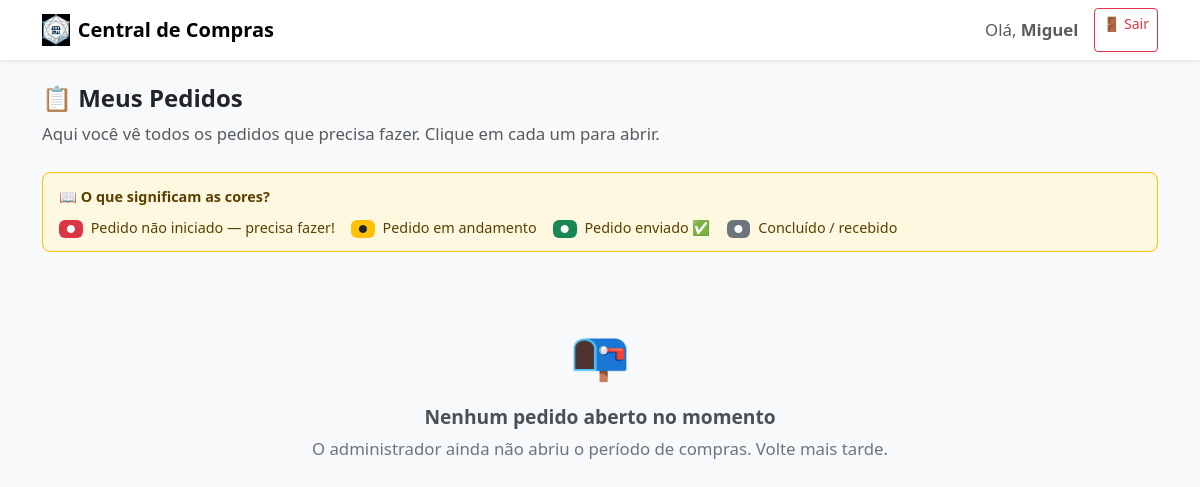
Page /dashboard/loja (signed in) on the earlier database version.
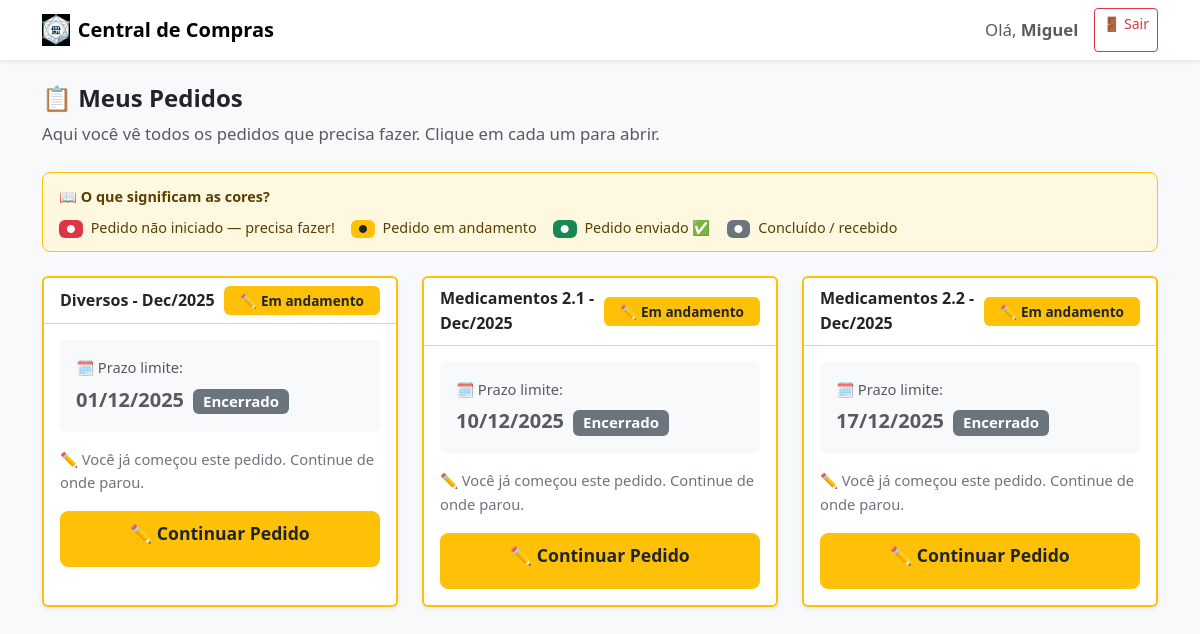
Same page on the later database version.
### app.py (models this page shows)
class Periodo(db.Model):
    id = db.Column(db.Integer, primary_key=True)
    nome = db.Column(db.String(100), nullable=False)
    grupo_filtro = db.Column(db.String(50), nullable=False)
    data_limite = db.Column(db.Date, nullable=False)
    mes = db.Column(db.Integer, nullable=False)
    ano = db.Column(db.Integer, nullable=False)
    ativo = db.Column(db.Boolean, default=True)

### app.py (the view)
@app.route('/dashboard/loja')
def dashboard_loja():
    if 'usuario_id' not in session: return redirect(url_for('login'))
    periodos_abertos = Periodo.query.filter_by(ativo=True).order_by(Periodo.data_limite).all()
    loja_id = session['loja_id']
    usuario_id = session['usuario_id']
    for p in periodos_abertos:
        pedido = Pedido.query.filter_by(usuario_id=usuario_id, loja_id=loja_id, periodo_id=p.id).order_by(Pedido.id.desc()).first()
        p.status = "Pendente"
        p.cor = "danger"
        p.detalhe = "Toque para iniciar"
        p.pedido_id = None # Útil para link de recebimento
        if pedido:
            p.pedido_id = pedido.id
            if pedido.status == 'Recebido':
                p.status = "Recebido"
                p.cor = "secondary"
                p.detalhe = "Concluído"
            elif pedido.status == 'Enviado':
                p.status = "Enviado"
                p.cor = "success"
                p.detalhe = f"Enviado em {pedido.data_alteracao.strftime('%d/%m %H:%M')}"
            else:
                p.status = "Em Andamento"
                p.cor = "warning text-dark"
                p.detalhe = "Continuar editando..."
    return render_template('dashboard_loja.html', nome=session['nome'], periodos=periodos_abertos)

### app.py (called while the page is built, shortened)
@app.before_request
def verificar_datas_e_periodos():
    global ultima_verificacao
    if request.endpoint and 'static' in request.endpoint:
        return
    hoje = date.today()
    if ultima_verificacao == hoje:
        return

### templates/dashboard_loja.html (shortened to what this page needs)
<!DOCTYPE html>
<html lang="pt-br">
<head>
    <link href="https://cdn.jsdelivr.net/npm/bootstrap@5.3.0/dist/css/bootstrap.min.css" rel="stylesheet">
    <link rel="stylesheet" href="{{ url_for('static', filename='style.css') }}">
</head>
<body class="bg-light">
    <nav class="navbar navbar-light bg-white shadow-sm mb-4" role="navigation" aria-label="Menu principal">
        <div class="container">
            <a class="navbar-brand d-flex align-items-center fw-bold" href="#">
                <img src="{{ url_for('static', filename='img/logo.jpg') }}" alt="Logo" height="32" class="me-2">
                Central de Compras
            </a>
            <div class="d-flex align-items-center gap-3">
                <span class="text-muted">Olá, <strong>{{ nome }}</strong></span>
                <a href="/logout" class="btn btn-outline-danger btn-sm">🚪 Sair</a>
            </div>
        </div>
    </nav>
    <div class="container pb-5">
        <div class="mb-4">
            <h2 class="h4 fw-bold">📋 Meus Pedidos</h2>
            <p class="text-muted">Aqui você vê todos os pedidos que precisa fazer. Clique em cada um para abrir.</p>
        </div>
        <div class="ajuda-contextual mb-4">
            <div class="fw-bold mb-1">📖 O que significam as cores?</div>
            <div class="d-flex flex-wrap gap-3 mt-2">
                <span><span class="badge bg-danger me-1">●</span> Pedido não iniciado — precisa fazer!</span>
                <span><span class="badge bg-warning text-dark me-1">●</span> Pedido em andamento</span>
                <span><span class="badge bg-success me-1">●</span> Pedido enviado ✅</span>
                <span><span class="badge bg-secondary me-1">●</span> Concluído / recebido</span>
            </div>
        </div>
        <div class="row mt-2">
            {% for p in periodos %}
            <div class="col-md-4 mb-4">
                <div class="card card-pedido border-{{ p.cor }} h-100 shadow-sm">
                    <div class="card-header d-flex justify-content-between align-items-center bg-white">
                        <strong class="text-dark fs-6">{{ p.nome }}</strong>
                        {% if p.status == 'Recebido' %}
                            <span class="badge bg-secondary px-3 py-2" style="font-size:0.85rem;">✅ Recebido</span>
                        {% elif p.status == 'Enviado' %}
                            <span class="badge bg-success px-3 py-2" style="font-size:0.85rem;">📤 Enviado</span>
                        {% elif p.status == 'Em Andamento' %}
                            <span class="badge bg-warning text-dark px-3 py-2" style="font-size:0.85rem;">✏️ Em andamento</span>
                        {% else %}
                            <span class="badge bg-danger px-3 py-2" style="font-size:0.85rem;">⏳ Pendente</span>
                        {% endif %}
                    </div>
                    <div class="card-body">
                        <div class="mb-3 p-3 rounded" style="background:#f8f9fa;">
                            <div class="text-muted small mb-1">🗓️ Prazo limite:</div>
                            <div class="fw-bold fs-5 prazo-display"
                                 data-limite="{{ p.data_limite.strftime('%Y-%m-%d') if p.data_limite else '' }}">
                                {% if p.data_limite %}
                                    {{ p.data_limite.strftime('%d/%m/%Y') }}
                                {% else %}
                                    Sem prazo definido
                                {% endif %}
                            </div>
                        </div>
                        <p class="text-secondary mb-3" style="font-size:0.92rem;">
                            {% if p.status == 'Recebido' %}
                                ✅ Mercadoria já chegou na loja. Pedido concluído.
                            {% elif p.status == 'Enviado' %}
                                📤 Pedido enviado para a central. Aguardando entrega.
                            {% elif p.status == 'Em Andamento' %}
                                ✏️ Você já começou este pedido. Continue de onde parou.
                            {% else %}
                                ⚠️ Este pedido ainda não foi iniciado. Clique para começar.
                            {% endif %}
                        </p>
                        <div class="d-grid gap-2">
                            {% if p.status == 'Recebido' %}
                                <button class="btn btn-secondary" disabled aria-label="Pedido concluído">
                                    ✅ Pedido Concluído
                                </button>
                            {% else %}
                                <a href="{{ url_for('selecao_fabricante', periodo_id=p.id) }}"
                                   class="btn btn-{{ 'warning text-dark' if p.status == 'Em Andamento' else 'danger text-white' }} btn-lg fw-bold"
                                   aria-label="Fazer ou continuar o pedido {{ p.nome }}">
                                    {% if p.status == 'Em Andamento' %}
                                        ✏️ Continuar Pedido
                                    {% else %}
                                        🛒 Fazer o Pedido Agora
                                    {% endif %}
                                </a>
                            {% endif %}
                        </div>
                    </div>
                </div>
            </div>
            {% endfor %}
            {% if not periodos %}
            <div class="col-12">
                <div class="estado-vazio">
                    <span class="icone">📭</span>
                    <h5>Nenhum pedido aberto no momento</h5>
                    <p>O administrador ainda não abriu o período de compras. Volte mais tarde.</p>
                </div>
            </div>
            {% endif %}
        </div>
    </div>
</body>
</html>

### static/style.css (style rules this page uses)
.navbar-brand { font-weight: 600; }
body { font-size: 1.05rem; line-height: 1.6; }
.btn { min-height: 44px; }
.btn-lg { min-height: 56px; font-size: 1.1rem; }
.ajuda-contextual { background: #fff8e1; border: 1px solid #ffc107; border-radius: 8px; padding: 12px 16px; font-size: 0.9rem; color: #5a4000; }

### templates/dashboard_loja.html (style rules this page uses)
.card-pedido { border-width: 2px !important; transition: transform 0.2s; }

Differences in the rows shown:
added Periodo: nome "Diversos - Dec/2025", data_limite "01/12/2025"
added Periodo: nome "Medicamentos 2.1 - Dec/2025", data_limite "10/12/2025"
added Periodo: nome "Medicamentos 2.2 - Dec/2025", data_limite "17/12/2025"
Other differences:
text no longer shown: "📭 Nenhum pedido aberto no momento O administrador ainda não abriu o período de compras. Volte mais tarde."
